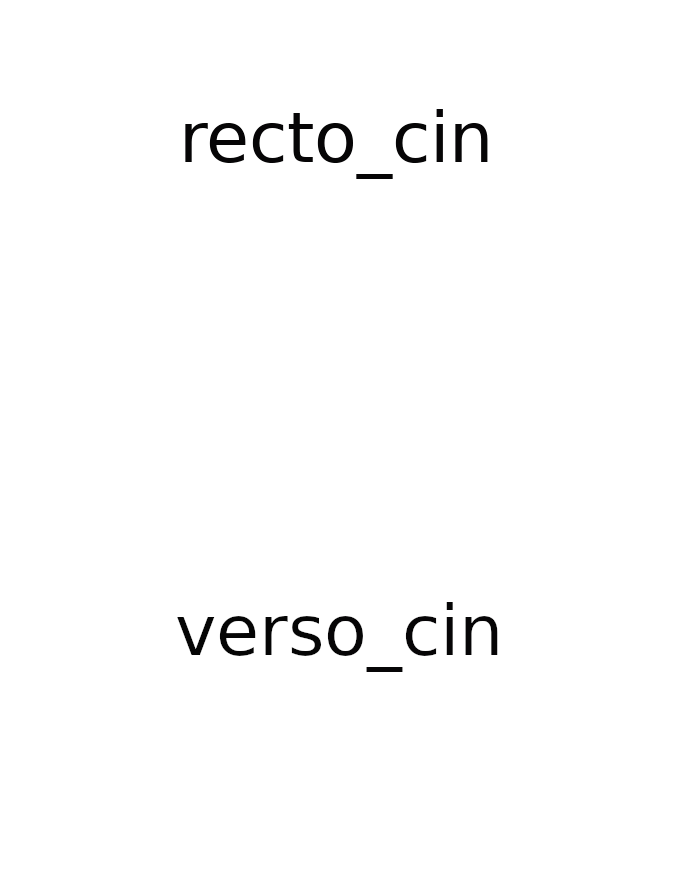
#> input picture generate/cin.png, 675 x 880 px
$ python index.py
#> lines starting #> are read from the running program, lines starting #| are printed output that depends on the picture
from PIL import Image
import os
from PyPDF2 import PdfFileReader, PdfFileMerger

width_cin, height_cin =  675, 418 #cin size
size_a4 = width_a4, height_a4 = (1700, 2340)  #a4 size
margin = 10

cin = Image.open("generate/cin.png")
#> cin is the input picture: PIL image 675x880 RGBA; mean R, G, B, A 251.7, 251.7, 251.7, 255
w, h = cin.size
#> w = 675; h = 880
hh = h - height_cin
#> hh = 462

recto = cin.crop((0,0,width_cin, height_cin))
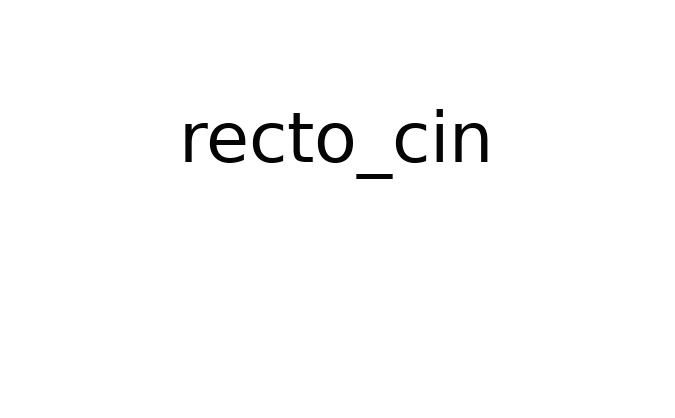
#> recto: PIL image 675x418 RGBA; mean R, G, B, A 251.5, 251.5, 251.5, 255
verso = cin.crop((0, hh, width_cin, h))
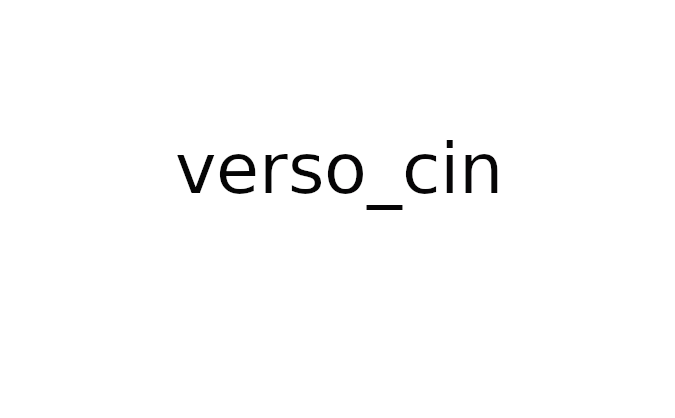
#> verso: PIL image 675x418 RGBA; mean R, G, B, A 251.6, 251.6, 251.6, 255

# create empty images
a4 = Image.new('RGB', size_a4, color=(255, 255, 255) )
#> a4: PIL image 1700x2340 RGB; every value is 255
size_a4__ = width_a4__ , height_a4__ = (width_a4-2*margin  ,  height_a4-2*margin)
a4__ = Image.new('RGB', size_a4__, color=(255, 255, 255) )
#> a4__: PIL image 1680x2320 RGB; every value is 255


# calcul paddings
num_width = int(width_a4__ / width_cin)
pad_width = int((width_a4__ - width_cin * num_width) / num_width )

num_height = int(height_a4__ / height_cin) -1
pad_height = int((height_a4__ - height_cin * num_height) / (num_height-1) )

#loops
recto__ = a4__.copy()
verso__ = a4__.copy()
x = pad_width + width_cin
y = pad_height + height_cin
for i in range(num_width):
    for j in range(num_height):
        recto__.paste(recto, (x*i, y*j))
        verso__.paste(verso, (pad_width + x*i, y*j))
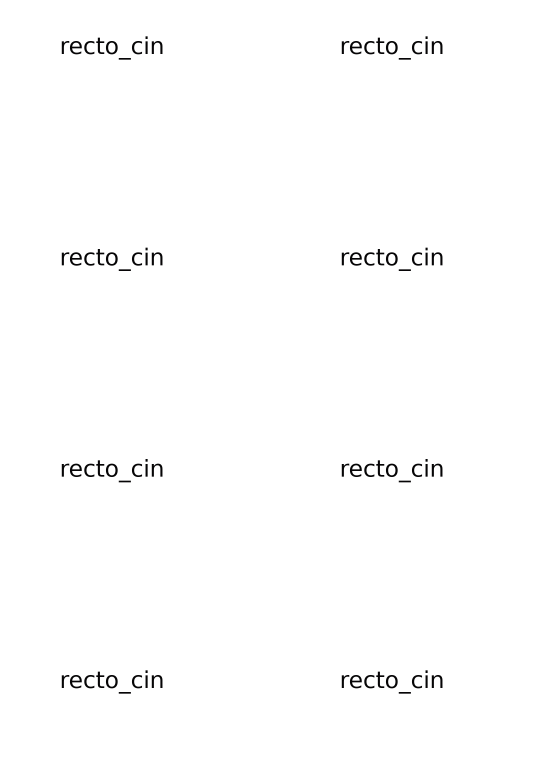
#> recto__: PIL image 1680x2320 RGB (shown at 1/3 size); mean R, G, B 253, 253, 253
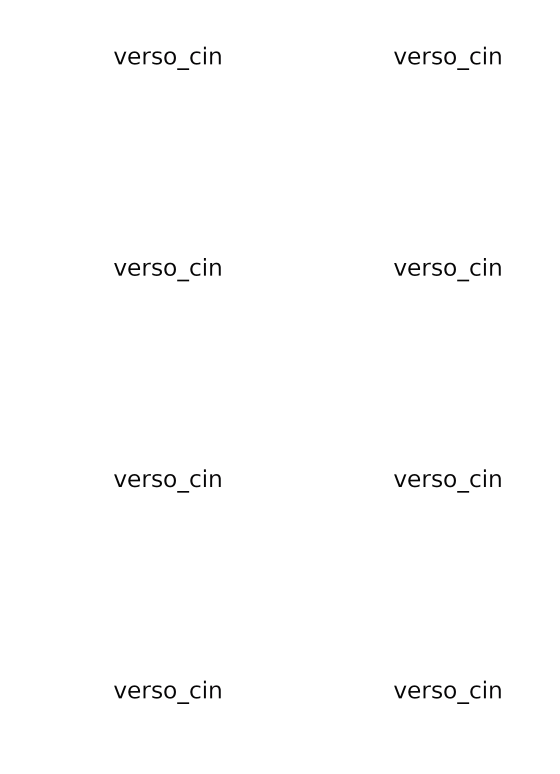
#> verso__: PIL image 1680x2320 RGB (shown at 1/3 size); mean R, G, B 253, 253, 253

#save pdfs
recto_a4 = a4.copy()
recto_a4.paste(recto__, (margin, margin))
path1 = "generate/recto_a4.pdf"
recto_a4.save(path1, "PDF")

verso_a4 = a4.copy()
verso_a4.paste(verso__, (margin, margin))
path2 = "generate/verso_a4.pdf"
verso_a4.save(path2, "PDF")


#merge pdfs
#> (the run stopped early here; a loop or call above may not have finished)
